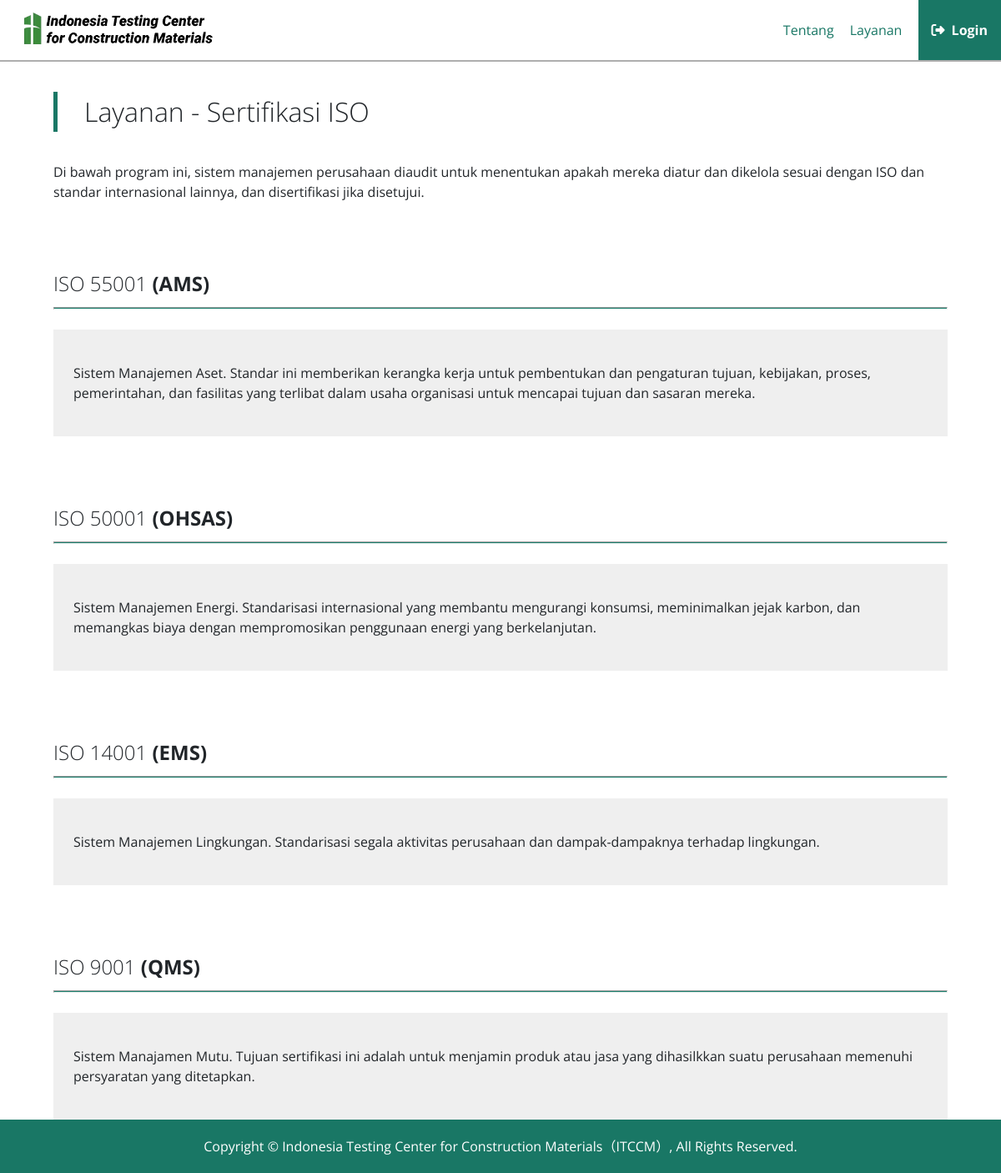
The app's page /service/index.php with its own data.
### tables this page shows
CREATE TABLE `standards` (
  `id` int(11) NOT NULL,
  `code` varchar(20) NOT NULL,
  `name` varchar(255) DEFAULT NULL,
  `desc` text DEFAULT NULL
);

### core/functions.php (called while the page is built, shortened)
<?php
require_once('examinations.php');
function query($query, $toObject = true) {
	global $connection;
	$result = mysqli_query($connection, $query);
	$rows = [];
	while($row = mysqli_fetch_assoc($result) ) {
		$rows[] = $toObject ? (object) $row : $row;
	}
	return $rows;
}
function all($table) {
  $result = query("SELECT * FROM $table ORDER BY id DESC");
	return $result;
}

### web/service/index.php (the view, shortened to what this page needs)
<?php
include_once('../../core/functions.php');
$standards = all("standards");
?>
<?php require_once('../../layouts/web/header.php') ?>
<main class="container-fluid">
    <h1 class="heading">Layanan - Sertifikasi ISO</h1>
    <p>Di bawah program ini, sistem manajemen perusahaan diaudit untuk menentukan apakah mereka diatur dan dikelola sesuai dengan ISO dan standar internasional lainnya, dan disertifikasi jika disetujui.</p>
    <?php foreach ($standards as $standard) : ?>
        <section style="margin-top: 5rem;">
            <h2 class="sub-heading"><?= $standard->name ?> <b>(<?= $standard->code ?>)</b></h2>
            <hr class="mb-4">
            <div class="bg-gray p-4">
                <p><?= $standard->desc ?></p>
            </div>
        </section>
    <?php endforeach; ?>
</main>
<?php require_once('../../layouts/web/footer.php') ?>

### assets/css/utility.css (style rules this page uses)
:root { --primary: #197765; --secondary: #176859; --accent: #1f8673; --success: #197765; --info: #454E9E; --warning: #F7D002; --danger: #BF1A2F; --gray: #efefef; }
* { box-sizing:border-box; }
article, aside, figcaption, figure, footer, header, hgroup, main, nav, section { display: block; }
body { margin: 0px!important; font-family: 'Merriweather', sans-serif!important; font-size: 1rem; font-weight: 400; line-height: 1.5; color: #212529; text-align: left; background-color: #fff; }
.bg-gray { background: var(--gray)!important; }
.mb-4 { margin-bottom: 1.5rem !important; }
.p-4 { padding: 1.5rem !important; }
.container-fluid { padding-right: 4rem; padding-left: 4rem; }

### assets/css/web.css (style rules this page uses)
body { font-family: 'Open Sans', sans-serif!important; }
main { min-height: 80vh; }
main .heading { padding-left: 2rem; margin-top: 2.25rem; margin-bottom: 2.25rem; border-left: 5px solid var(--primary); font-weight: lighter; }
main .sub-heading { font-weight: lighter; margin-bottom: 10px; }
main hr { height: 3px; background: var(--accent); }

### records on screen
standards: name "ISO 55001", code "AMS", desc "Sistem Manajemen Aset. Standar ini memberikan kerangka kerja untuk pembentukan dan pengaturan tujuan, kebijakan, proses, pemerintahan, dan fasilitas yang terlibat dalam usaha organisasi untuk mencapai tujuan dan sasaran mereka."
standards: name "ISO 50001", code "OHSAS", desc "Sistem Manajemen Energi. Standarisasi internasional yang membantu mengurangi konsumsi, meminimalkan jejak karbon, dan memangkas biaya dengan mempromosikan penggunaan energi yang berkelanjutan."
standards: name "ISO 14001", code "EMS", desc "Sistem Manajemen Lingkungan. Standarisasi segala aktivitas perusahaan dan dampak-dampaknya terhadap lingkungan."
standards: name "ISO 9001", code "QMS", desc "Sistem Manajamen Mutu. Tujuan sertifikasi ini adalah untuk menjamin produk atau jasa yang dihasilkkan suatu perusahaan memenuhi persyaratan yang ditetapkan."
